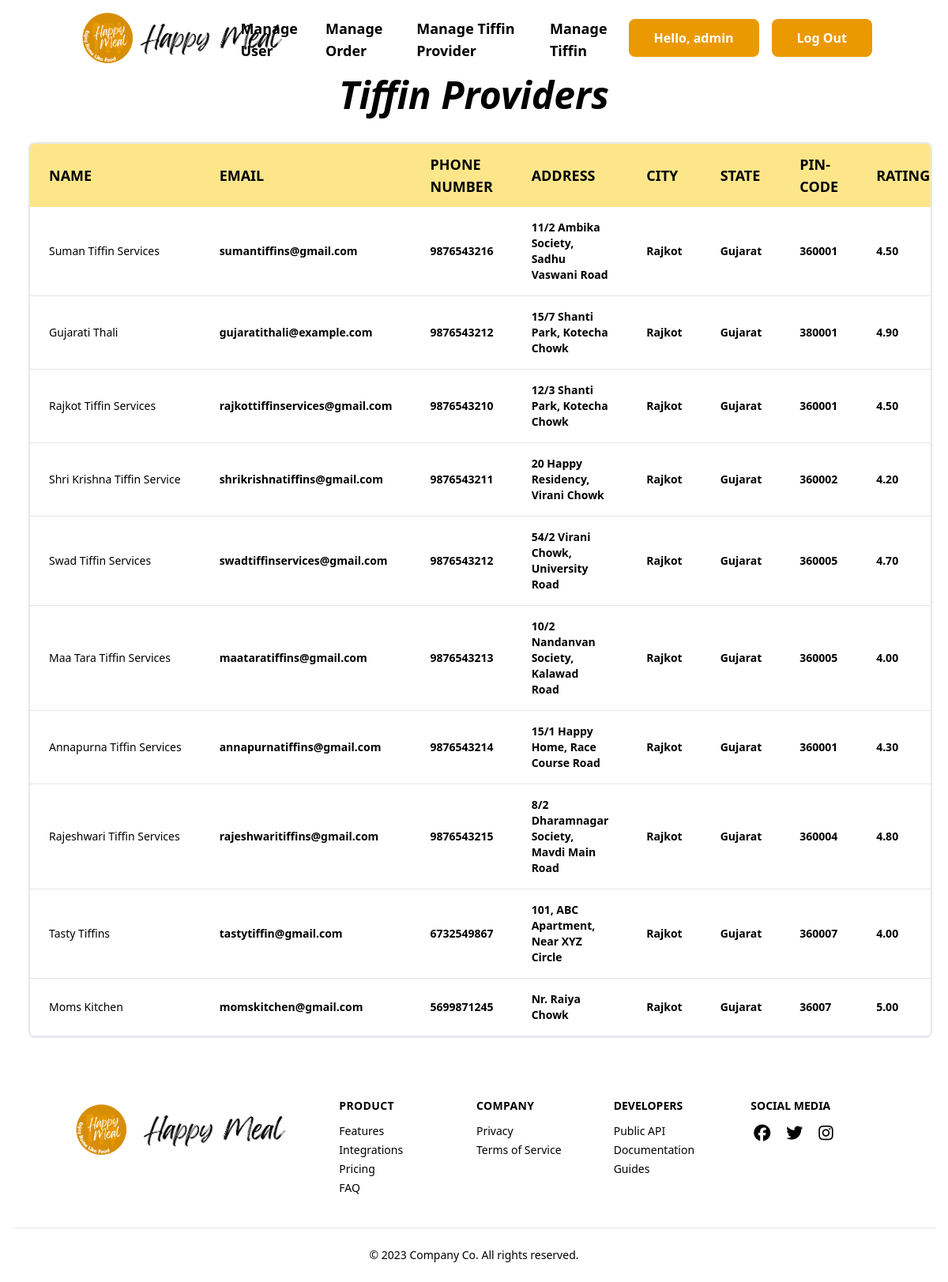
The app's page /admin/managetiffinprovider.php (signed in) with its own data.
### tables this page shows
CREATE TABLE TiffinProviders (
    ProviderID INT PRIMARY KEY AUTO_INCREMENT,
    Name VARCHAR(50) NOT NULL,
    Email VARCHAR(50) NOT NULL,
    Phone VARCHAR(15) NOT NULL,
    Password VARCHAR(50) NOT NULL,
    Address VARCHAR(100) NOT NULL,
    City VARCHAR(50) NOT NULL,
    State VARCHAR(50) NOT NULL,
    ZipCode VARCHAR(10) NOT NULL,
    Rating DECIMAL(3,2) NOT NULL
);

### admin/function.php (called while the page is built, shortened)
<?php
function check_login($con){
    if($_SESSION['username']){
        $username = $_SESSION['username'];
        $query = " select * from admin where username = '$username' limit 1";
        $result = mysqli_query($con,$query);
        if($result && mysqli_num_rows($result) > 0 ){
            $admin_data = mysqli_fetch_assoc($result);
            return $admin_data;
        }
    }
    die;
}
?>

### admin/managetiffinprovider.php (the view, shortened to what this page needs)
<?php
  include("connection.php");
  include("function.php");
  $admin_data = check_login($con);
?>
<!DOCTYPE html>
<html lang="en">
<head>
    <script src="https://cdn.tailwindcss.com"></script>
</head>
<body>
    <?php include("header.php")?>
    <div class="w-full text-5xl font-bold italic flex justify-center">Tiffin Providers</div>
    <div class="p-5 m-2">
        <div class="relative overflow-x-auto sm:rounded-lg m-2 border-[2px] w-full">
            <table class="w-full text-sm text-left text-black">
                <thead class="text-lg text-black uppercase bg-[#FDE68A]">
                    <tr>
                        <th scope="col" class="px-6 py-3">
                            Name
                        </th>
                        <th scope="col" class="px-6 py-3">
                            Email
                        </th>
                        <th scope="col" class="px-6 py-3">
                            Phone Number
                        </th>
                        <th scope="col" class="px-6 py-3">
                            Address
                        </th>
                        <th scope="col" class="px-6 py-3">
                            City
                        </th>
                        <th scope="col" class="px-6 py-3">
                            State
                        </th>
                        <th scope="col" class="px-6 py-3">
                            Pin-Code
                        </th>
                        <th scope="col" class="px-6 py-3">
                            Rating
                        </th>
                    </tr>
                </thead>
                <tbody class="text-md font-semibold">
                    <?php
                        $con=mysqli_connect("localhost","root","","happymeal");
                        $sql = "SELECT * FROM `tiffinproviders`";
                        $result = mysqli_query($con, $sql);
                        while ($row = mysqli_fetch_assoc($result)) {
                            echo '<tr class="bg-white border-b">
                                    <th scope="row" class="px-6 py-4 font-medium whitespace-nowrap text-black">';
                                    echo $row['Name'];
                                echo '</th>
                                    <td class="px-6 py-4">';
                                        echo $row['Email'];
                                echo '</td>
                                    <td class="px-6 py-4">';
                                        echo $row['Phone'];
                                echo '</td>
                                    <td class="px-6 py-4">';
                                        echo $row['Address'];
                                echo '</td>
                                    <td class="px-6 py-4">';
                                        echo $row['City'];
                                echo '</td>
                                    <td class="px-6 py-4">';
                                        echo $row['State'];
                                echo '</td>
                                    <td class="px-6 py-4">';
                                        echo $row['ZipCode'];
                                echo '</td>
                                    <td class="px-6 py-4">';
                                        echo $row['Rating'];
                            echo '  </td>
                                </tr>';
                        }
                    ?>
                </tbody>
            </table>
        </div>
    </div>
    <?php include("footer.php"); ?>
</body>
</html>

### admin/header.php (shortened to what this page needs)
<header class="p-4 ">
      <div class="container flex justify-between h-16 mx-auto">
        <a rel="noopener noreferrer" href="index.php" aria-label="Back to homepage" class="flex items-center p-2">
          <img class="mx-auto h-20 w-auto" src="..\images\logo.png" alt="Your Company">
          <img class="mx-auto h-20 w-auto" src="..\images\HappyMeal.png" alt="Your Company">
        </a>
        <ul class="items-stretch hidden space-x-3 lg:flex">
          <li class="flex">
            <a rel="noopener noreferrer" href="manageuser.php" class="flex items-center px-2 -mb-1 hover:border-b-2 border-[#EB9901] text-lg font-semibold">Manage User</a>
          </li>
          <li class="flex">
            <a rel="noopener noreferrer" href="manageorder.php" class="flex items-center px-2 -mb-1 hover:border-b-2 border-[#EB9901] text-lg font-semibold">Manage Order</a>
          </li>
          <li class="flex">
            <a rel="noopener noreferrer" href="managetiffinprovider.php" class="flex items-center px-2 -mb-1 hover:border-b-2 border-[#EB9901] text-lg font-semibold">Manage Tiffin Provider</a>
          </li>
          <li class="flex">
            <a rel="noopener noreferrer" href="managetiffin.php" class="flex items-center px-2 -mb-1 hover:border-b-2 border-[#EB9901] text-lg font-semibold">Manage Tiffin</a>
          </li>
        </ul>
        <div class="items-center flex-shrink-0 hidden lg:flex">
          <a class="font-bold px-8 py-3 rounded-lg bg-[#EB9901] m-2 text-white flex justify-evenly items-center" href="#">
            <div>
              Hello, <?php echo $admin_data['username'];?>
            </div>
          </a>
          <button class="self-center font-bold px-8 py-3 rounded-lg bg-[#EB9901] m-2 text-white ">
            <a href="logout.php">Log Out</a>
          </button>
        </div>
      </div>
</header>

### records on screen
tiffinproviders: Name "Suman Tiffin Services", Email "sumantiffins@gmail.com", Phone "9876543216", Address "11/2 Ambika Society, Sadhu Vaswani Road", City "Rajkot", State "Gujarat", ZipCode "360001", Rating "4.50"
tiffinproviders: Name "Gujarati Thali", Email "gujaratithali@example.com", Phone "9876543212", Address "15/7 Shanti Park, Kotecha Chowk", City "Rajkot", State "Gujarat", ZipCode "380001", Rating "4.90"
tiffinproviders: Name "Rajkot Tiffin Services", Email "rajkottiffinservices@gmail.com", Phone "9876543210", Address "12/3 Shanti Park, Kotecha Chowk", City "Rajkot", State "Gujarat", ZipCode "360001", Rating "4.50"
tiffinproviders: Name "Shri Krishna Tiffin Service", Email "shrikrishnatiffins@gmail.com", Phone "9876543211", Address "20 Happy Residency, Virani Chowk", City "Rajkot", State "Gujarat", ZipCode "360002", Rating "4.20"
tiffinproviders: Name "Swad Tiffin Services", Email "swadtiffinservices@gmail.com", Phone "9876543212", Address "54/2 Virani Chowk, University Road", City "Rajkot", State "Gujarat", ZipCode "360005", Rating "4.70"
tiffinproviders: Name "Maa Tara Tiffin Services", Email "maataratiffins@gmail.com", Phone "9876543213", Address "10/2 Nandanvan Society, Kalawad Road", City "Rajkot", State "Gujarat", ZipCode "360005", Rating "4.00"
tiffinproviders: Name "Annapurna Tiffin Services", Email "annapurnatiffins@gmail.com", Phone "9876543214", Address "15/1 Happy Home, Race Course Road", City "Rajkot", State "Gujarat", ZipCode "360001", Rating "4.30"
tiffinproviders: Name "Rajeshwari Tiffin Services", Email "rajeshwaritiffins@gmail.com", Phone "9876543215", Address "8/2 Dharamnagar Society, Mavdi Main Road", City "Rajkot", State "Gujarat", ZipCode "360004", Rating "4.80"
tiffinproviders: Name "Tasty Tiffins", Email "tastytiffin@gmail.com", Phone "6732549867", Address "101, ABC Apartment, Near XYZ Circle", City "Rajkot", State "Gujarat", ZipCode "360007", Rating "4.00"
tiffinproviders: Name "Moms Kitchen", Email "momskitchen@gmail.com", Phone "5699871245", Address "Nr. Raiya Chowk", City "Rajkot", State "Gujarat", ZipCode "36007", Rating "5.00"

### other values on screen
$admin_data['username'] "admin"
